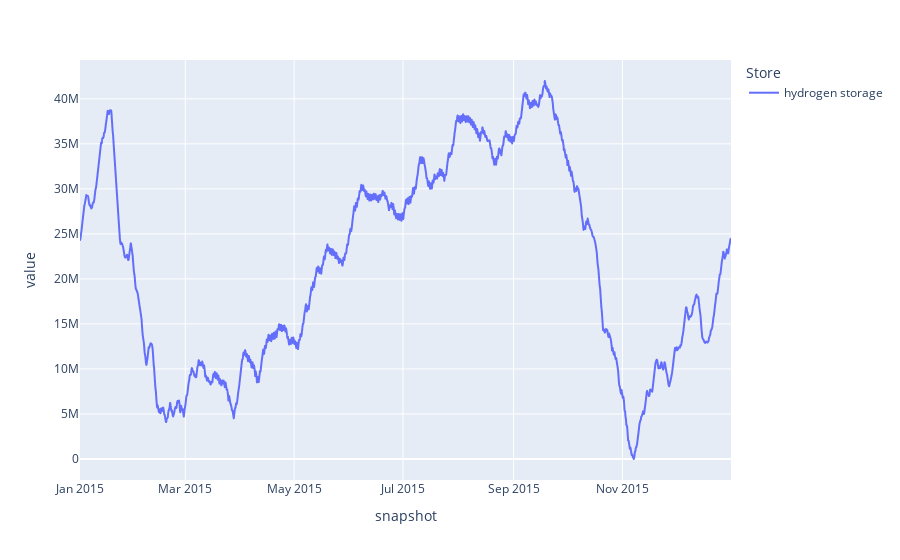

The notebook cell this image was saved under:
### Markdown cell above
Furthermore, we might want to explore the storage state of charge of the hydrogen storage and the balancing patterns:

### Code cell
n.stores_t.e.plot()

### Figure 1 — Plotly figure (JSON) as saved in the notebook; plotly's stock layout.template omitted (floating-point values rounded to 4 significant figures; data arrays with more than 128 entries replaced by an {"elided": "..."} marker saying what was removed)
{"data": [{"hovertemplate": "Store=hydrogen storage<br>snapshot=%{x}<br>value=%{y}<extra></extra>", "legendgroup": "hydrogen storage", "line": {"color": "#636efa", "dash": "solid"}, "marker": {"symbol": "circle"}, "mode": "lines", "name": "hydrogen storage", "showlegend": true, "type": "scattergl", "x": {"elided": "2190 str values"}, "xaxis": "x", "y": {"elided": "2190 float values"}, "yaxis": "y"}], "layout": {"legend": {"title": {"text": "Store"}, "tracegroupgap": 0}, "margin": {"t": 60}, "xaxis": {"anchor": "y", "domain": [0, 1], "title": {"text": "snapshot"}}, "yaxis": {"anchor": "x", "domain": [0, 1], "title": {"text": "value"}}}}
